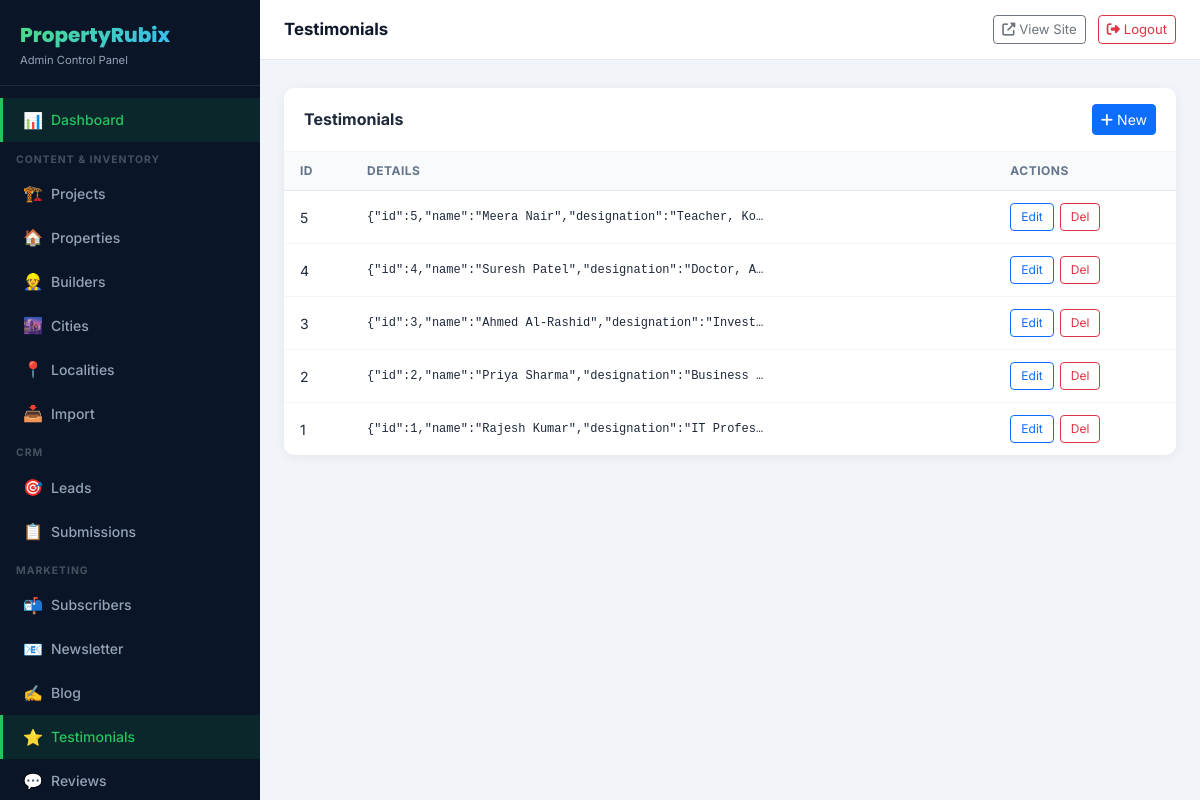
The page /admin/testimonials/index.php (signed in) on the database its author committed.
### tables this page shows
CREATE TABLE `branding_settings` (
  `id`              INT UNSIGNED NOT NULL AUTO_INCREMENT,
  `site_name`       VARCHAR(255) DEFAULT 'PropertyRubix',
  `logo`            VARCHAR(255) DEFAULT NULL,
  `favicon`         VARCHAR(255) DEFAULT NULL,
  `primary_color`   VARCHAR(20)  DEFAULT '#16a34a',
  `secondary_color` VARCHAR(20)  DEFAULT '#0f172a',
  `tagline`         VARCHAR(255) DEFAULT NULL,
  `updated_at`      DATETIME NOT NULL DEFAULT CURRENT_TIMESTAMP ON UPDATE CURRENT_TIMESTAMP,
  PRIMARY KEY (`id`)
);

CREATE TABLE `testimonials` (
  `id`          INT UNSIGNED NOT NULL AUTO_INCREMENT,
  `name`        VARCHAR(120) NOT NULL,
  `designation` VARCHAR(150) DEFAULT NULL,
  `photo`       VARCHAR(255) DEFAULT NULL,
  `message`     TEXT NOT NULL,
  `rating`      TINYINT(1) NOT NULL DEFAULT 5,
  `project_id`  INT UNSIGNED DEFAULT NULL,
  `status`      ENUM('active','inactive') NOT NULL DEFAULT 'active',
  `sort_order`  INT NOT NULL DEFAULT 0,
  PRIMARY KEY (`id`),
  KEY `idx_status` (`status`),
  CONSTRAINT `fk_testi_project` FOREIGN KEY (`project_id`) REFERENCES `projects` (`id`) ON DELETE SET NULL
);

### config/db.php (called while the page is built, shortened)
<?php
function db(): PDO {
    static $pdo = null;
    if ($pdo === null) {
        $dsn = 'mysql:host=' . DB_HOST . ';dbname=' . DB_NAME . ';charset=' . DB_CHARSET;
        $options = [
            PDO::ATTR_ERRMODE            => PDO::ERRMODE_EXCEPTION,
            PDO::ATTR_DEFAULT_FETCH_MODE => PDO::FETCH_ASSOC,
            PDO::ATTR_EMULATE_PREPARES   => false,
            PDO::MYSQL_ATTR_INIT_COMMAND => "SET NAMES utf8mb4 COLLATE utf8mb4_unicode_ci",
        ];
        try {
            $pdo = new PDO($dsn, DB_USER, DB_PASS, $options);
        } catch (PDOException $e) {
            die('
            <div style="font-family:sans-serif;padding:30px;background:#fef2f2;border:1px solid #fca5a5;border-radius:8px;max-width:600px;margin:40px auto">
                <h2 style="color:#dc2626">⚠ Database Connection Error</h2>
                <p>Could not connect to MySQL. Please check:</p>
                <ul>
                    <li>XAMPP MySQL service is running</li>
                    <li>Database <strong>' . DB_NAME . '</strong> exists in phpMyAdmin</li>
                    <li>Credentials in <code>config/db.php</code> are correct</li>
                    <li>You have imported <code>database/schema.sql</code> and <code>database/seed.sql</code></li>
                </ul>
                <p style="color:#6b7280;font-size:0.875rem">Error: ' . htmlspecialchars($e->getMessage()) . '</p>
            </div>');
        }
    }
    return $pdo;
}

### app/helpers/settings.php (called while the page is built, shortened)
<?php
function getBranding(): array {
    static $branding = [];
    if (!$branding) {
        try {
            $branding = db()->query("SELECT * FROM branding_settings LIMIT 1")->fetch() ?: [];
        } catch (Throwable) {}
    }
    return $branding ?: [
        'site_name' => 'PropertyRubix',
        'primary_color' => '#16a34a',
        'secondary_color' => '#0f172a',
        'tagline' => 'Find Your Perfect Property',
        'logo' => null,
    ];
}

### admin/includes/auth_check.php (called while the page is built, shortened)
<?php
require_once __DIR__ . '/../../config/db.php';
require_once APP_PATH . 'helpers/csrf.php';
require_once APP_PATH . 'helpers/settings.php';
$branding    = getBranding();
$siteName    = $branding['site_name'] ?? 'PropertyRubix';

### admin/includes/crud_helpers.php (called while the page is built, shortened)
<?php
function crudList(PDO $pdo, string $table, int $perPage = 20, string $orderBy = 'id DESC', string $extraJoin = '', string $extraSelect = '', string $search = '', array $searchCols = []): array {
    $page   = max(1, (int)($_GET['page'] ?? 1));
    $offset = ($page - 1) * $perPage;
    $where = '1=1';
    $args  = [];
    $total = $pdo->prepare("SELECT COUNT(*) FROM `$table` $extraJoin WHERE $where");
    $total->execute($args);
    $total = (int)$total->fetchColumn();
    $rows = $pdo->prepare("SELECT `$table`.* $extraSelect FROM `$table` $extraJoin WHERE $where ORDER BY $orderBy LIMIT ? OFFSET ?");
    $rows->execute(array_merge($args, [$perPage, $offset]));
    return [
        'rows'       => $rows->fetchAll(),
        'total'      => $total,
        'page'       => $page,
        'totalPages' => (int)ceil($total / $perPage),
        'perPage'    => $perPage,
    ];
}

### app/helpers/csrf.php (called while the page is built, shortened)
<?php
function csrfToken(): string {
    return $_SESSION['csrf_token'];
}

### admin/testimonials/index.php (the view, shortened to what this page needs)
<?php
require_once __DIR__ . '/../includes/auth_check.php';
require_once __DIR__ . '/../includes/crud_helpers.php';
$pdo    = db();
$action = $_GET['action'] ?? 'list';
$search = trim($_GET['q'] ?? '');
$list = crudList($pdo, 'testimonials', 20, 'id DESC', '', '', $search, ['id']);
$pageTitle = 'Testimonials';
require __DIR__ . '/../includes/header.php';
?>
<?php if ($action === 'list'): ?>
<div class="adm-table-wrap">
  <div class="adm-table-header">
    <h2 class="adm-table-title"><?= $pageTitle ?></h2>
    <div class="d-flex gap-2">
      <a href="?action=new" class="btn btn-sm btn-primary"><i class="fas fa-plus me-1"></i>New</a>
    </div>
  </div>
  <div class="table-responsive">
    <table class="adm-table">
      <thead><tr><th>ID</th><th>Details</th><th>Actions</th></tr></thead>
      <tbody>
        <?php foreach ($list['rows'] as $p): ?>
        <tr>
          <td><?= $p['id'] ?></td>
          <td>
            <pre style="margin:0; font-size:0.75rem; max-width: 400px; overflow: hidden; text-overflow: ellipsis; white-space: nowrap;"><?= htmlspecialchars(json_encode($p)) ?></pre>
          </td>
          <td>
            <div class="actions">
              <a href="?action=edit&id=<?= $p['id'] ?>" class="btn btn-sm btn-outline-primary">Edit</a>
              <a href="?action=delete&id=<?= $p['id'] ?>&csrf_token=<?= csrfToken() ?>"
                 class="btn btn-sm btn-outline-danger"
                 data-confirm="Delete?">Del</a>
            </div>
          </td>
        </tr>
        <?php endforeach; ?>
      </tbody>
    </table>
  </div>
</div>
<?php endif; ?>
<?php require __DIR__ . '/../includes/footer.php'; ?>

### admin/includes/sidebar.php (shortened to what this page needs)
<?php
$adminBase = BASE_URL . 'admin/';
$curDir    = basename(dirname($_SERVER['PHP_SELF']));
function adminLink(string $href, string $icon, string $label, string $curDir = '', string $match = ''): string {
    $active = ($match && ($curDir === $match || basename($_SERVER['PHP_SELF']) === $match)) ? 'active' : '';
    return "<a href=\"$href\" class=\"adm-nav-link $active\"><span class=\"nav-icon\">$icon</span> $label</a>";
}
?>
<aside class="adm-sidebar" id="adminSidebar">
  <div class="adm-logo">
    <a href="<?= $adminBase ?>"><?= htmlspecialchars($siteName) ?></a>
    <p>Admin Control Panel</p>
  </div>
  <nav class="adm-nav">
    <?= adminLink($adminBase, '📊', 'Dashboard', $curDir, 'index.php') ?>
    <div class="adm-nav-section">Content & Inventory</div>
    <?= adminLink($adminBase . 'projects/', '🏗️', 'Projects', $curDir, 'projects') ?>
    <?= adminLink($adminBase . 'properties/', '🏠', 'Properties', $curDir, 'properties') ?>
    <?= adminLink($adminBase . 'builders/', '👷', 'Builders', $curDir, 'builders') ?>
    <?= adminLink($adminBase . 'cities/', '🌆', 'Cities', $curDir, 'cities') ?>
    <?= adminLink($adminBase . 'localities/', '📍', 'Localities', $curDir, 'localities') ?>
    <?= adminLink($adminBase . 'import/', '📥', 'Import', $curDir, 'import') ?>
    <div class="adm-nav-section">CRM</div>
    <?= adminLink($adminBase . 'leads/', '🎯', 'Leads', $curDir, 'leads') ?>
    <?= adminLink($adminBase . 'submissions/', '📋', 'Submissions', $curDir, 'submissions') ?>
    <div class="adm-nav-section">Marketing</div>
    <?= adminLink($adminBase . 'subscribers/', '📬', 'Subscribers', $curDir, 'subscribers') ?>
    <?= adminLink($adminBase . 'newsletter/', '📧', 'Newsletter', $curDir, 'newsletter') ?>
    <?= adminLink($adminBase . 'blog/', '✍️', 'Blog', $curDir, 'blog') ?>
    <?= adminLink($adminBase . 'testimonials/', '⭐', 'Testimonials', $curDir, 'testimonials') ?>
    <?= adminLink($adminBase . 'reviews/', '💬', 'Reviews', $curDir, 'reviews') ?>
  </nav>
</aside>

### assets/css/admin.css (style rules this page uses)
:root { --adm-sidebar-bg: #0a1628; --adm-sidebar-w: 260px; --adm-header-h: 60px; --adm-primary: #a9804b; --adm-primary-hover: #8f6b3d; --adm-primary-light: #f2e2ba; --adm-accent: #22c55e; --adm-text: #e2e8f0; --adm-text-muted: #94a3b8; --adm-border: #1e293b; --adm-card: #ffffff; --adm-bg: #f1f5f9; --adm-radius: 10px; }
* { box-sizing: border-box; }
body.admin-body { margin: 0; font-family: 'Inter', sans-serif; background: var(--adm-bg); color: #1e293b; overflow-x: hidden; }
.adm-sidebar { position: fixed; top: 0; left: 0; width: var(--adm-sidebar-w); height: 100vh; background: var(--adm-sidebar-bg); z-index: 1000; display: flex; flex-direction: column; overflow-y: auto; transition: transform 0.3s ease; }
.adm-logo { padding: 20px 20px 16px; border-bottom: 1px solid var(--adm-border); flex-shrink: 0; }
.adm-logo a { text-decoration: none; font-size: 1.25rem; font-weight: 800; font-family: 'Poppins', sans-serif; background: linear-gradient(135deg, #4ade80, #38bdf8); -webkit-background-clip: text; -webkit-text-fill-color: transparent; background-clip: text; }
.adm-logo p { font-size: 0.7rem; color: var(--adm-text-muted); margin: 2px 0 0; }
.adm-nav { padding: 12px 0; flex: 1; }
.adm-nav-section { padding: 10px 16px 4px; font-size: 0.65rem; font-weight: 700; text-transform: uppercase; letter-spacing: 1px; color: rgba(255,255,255,0.25); }
.adm-nav-link { display: flex; align-items: center; gap: 10px; padding: 10px 20px; color: var(--adm-text-muted); text-decoration: none; font-size: 0.875rem; font-weight: 500; border-left: 3px solid transparent; transition: all 0.2s ease; white-space: nowrap; }
.adm-nav-link .nav-icon { font-size: 1rem; width: 18px; text-align: center; }
.adm-nav-link.active { color: var(--adm-accent); background: rgba(22,163,74,0.12); border-left-color: var(--adm-accent); }
.adm-table-wrap { background: white; border-radius: var(--adm-radius); box-shadow: 0 2px 12px rgba(0,0,0,0.06); overflow: hidden; }
.adm-table-header { padding: 16px 20px; border-bottom: 1px solid #f1f5f9; display: flex; align-items: center; justify-content: space-between; gap: 12px; flex-wrap: wrap; }
.adm-table-title { font-size: 1rem; font-weight: 700; margin: 0; }
.adm-table { width: 100%; border-collapse: collapse; }
.adm-table th { background: #f8fafc; padding: 10px 16px; text-align: left; font-size: 0.75rem; font-weight: 700; text-transform: uppercase; letter-spacing: 0.5px; color: #64748b; border-bottom: 1px solid #e2e8f0; }
.adm-table td { padding: 12px 16px; font-size: 0.875rem; border-bottom: 1px solid #f1f5f9; vertical-align: middle; }
.adm-table tr:last-child td { border-bottom: none; }
.adm-table .actions { display: flex; gap: 6px; }
.adm-table .actions .btn { font-size: 0.75rem; padding: 4px 10px; }

### rows shown on the page
branding_settings: site_name "PropertyRubix"
testimonials: id "5", p "{\"id\":5,\"name\":\"Meera Nair\",\"designation\":\"Teacher, Ko…"
testimonials: id "4", p "{\"id\":4,\"name\":\"Suresh Patel\",\"designation\":\"Doctor, A…"
testimonials: id "3", p "{\"id\":3,\"name\":\"Ahmed Al-Rashid\",\"designation\":\"Invest…"
testimonials: id "2", p "{\"id\":2,\"name\":\"Priya Sharma\",\"designation\":\"Business…"
testimonials: id "1", p "{\"id\":1,\"name\":\"Rajesh Kumar\",\"designation\":\"IT Profes…"

### other values the page prints
$icon "📊 🏗️ 🏠 👷 🌆 📍 📥 🎯 📋 📬 📧 ✍️ ⭐ 💬"
$label "Dashboard Projects Properties Builders Cities Localities Import Leads Submissions Subscribers Newsletter Blog Testimonials Reviews"
$pageTitle "Testimonials"
